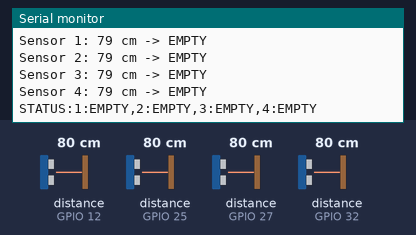
This sketch was run on a simulated ESP32. Shown: the last lines printed to the serial monitor. Wiring (inferred from the names in the program): 4 × ultrasonic range finder: trigger GPIO 13, echo GPIO 12 / trigger GPIO 14, echo GPIO 27 / trigger GPIO 26, echo GPIO 25 / trigger GPIO 33, echo GPIO 32. The inputs (shaded band) are chosen by the test bench; at power-on: distance to the obstacle (sensors on GPIO 12, GPIO 25, GPIO 27, GPIO 32) 80 cm. The echo pulse lasts 58.3 µs per cm; WiFi joins after 1.5 s; servers stay silent unless stated.

Above: at 2.7 s.
2.8 s: distance to the obstacle (sensor on GPIO 12) set to 63 cm
4.3 s: distance to the obstacle (sensor on GPIO 12) set to 56 cm
At 5.1 s:
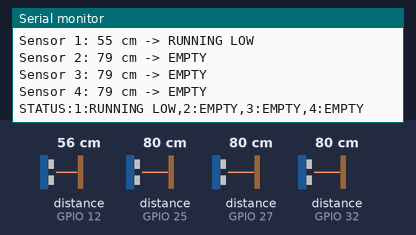
6.2 s: distance to the obstacle (sensor on GPIO 25) set to 66 cm
At 6.7 s:
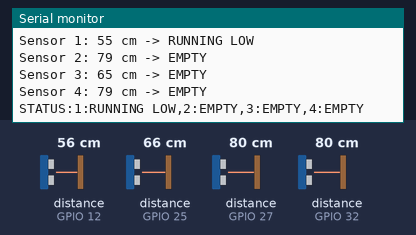
7.7 s: distance to the obstacle (sensor on GPIO 25) set to 55 cm
At 8.3 s:
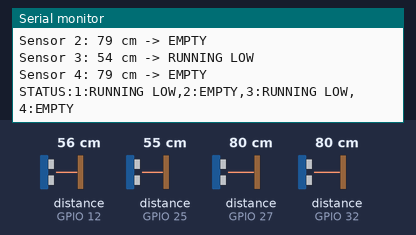
9.9 s: distance to the obstacle (sensor on GPIO 27) set to 65 cm
11.4 s: distance to the obstacle (sensor on GPIO 27) set to 56 cm
At 12.0 s:
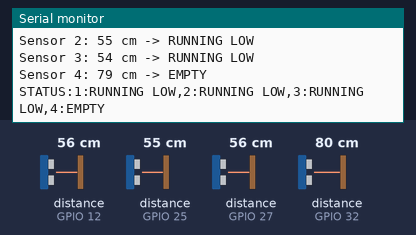
Timing chart, 0 to 14.4 s (numbered marks = the images above; inputs shaded):
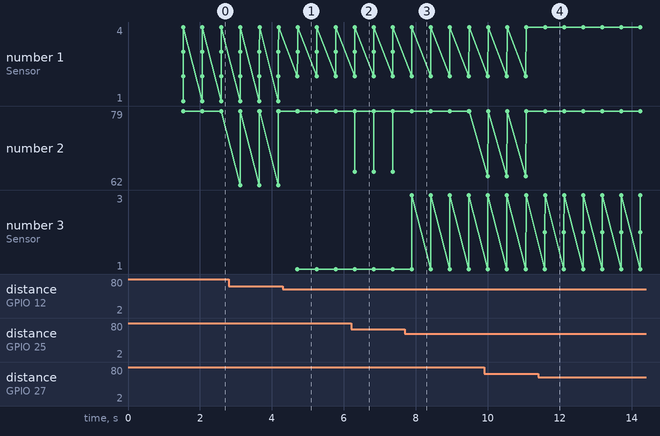

The sketch:

4ULTRASONIC-ESP32.ino
```cpp
// =====================================
// ESP32 4x Ultrasonic Sensor Monitor
// Board: ESP32 Dev Module (38 pins)
// Sends data over WiFi so FurFoods website can show real-time status
// =====================================

#include <WiFi.h>
#include <WebServer.h>

// -------- WIFI: CHANGE THESE TO YOUR NETWORK --------
#define WIFI_SSID      "HUAWEI-2.4G-6Mg3"      // Your WiFi network name
#define WIFI_PASSWORD  "gZGGB44Y"  // Your WiFi password

// -------- PIN DEFINITIONS --------
#define TRIG1 13
#define ECHO1 12

#define TRIG2 14
#define ECHO2 27

#define TRIG3 26
#define ECHO3 25

#define TRIG4 33
#define ECHO4 32

// -------- WEB SERVER --------
WebServer server(80);

// Latest status for each container (updated in loop, read by server)
String status1 = "FULL";
String status2 = "FULL";
String status3 = "FULL";
String status4 = "FULL";

// -------- FUNCTION TO READ DISTANCE --------
long readUltrasonic(int trigPin, int echoPin) {
  digitalWrite(trigPin, LOW);
  delayMicroseconds(2);

  digitalWrite(trigPin, HIGH);
  delayMicroseconds(10);
  digitalWrite(trigPin, LOW);

  long duration = pulseIn(echoPin, HIGH, 30000); // timeout 30ms
  if (duration == 0) return -1; // no echo

  long distance = duration * 0.034 / 2;
  return distance;
}

// -------- FUNCTION TO CHECK STATUS --------
// 60+ cm = EMPTY, 10-59 cm = RUNNING LOW, <10 cm = FULL
String getStatus(long distance) {
  if (distance >= 60) {
    return "EMPTY";
  }
  else if (distance >= 10 && distance <= 59) {
    return "RUNNING LOW";
  }
  else {
    return "FULL";
  }
}

// -------- API: JSON for FurFoods website (with CORS for browser) --------
void handleApiLevels() {
  server.sendHeader("Access-Control-Allow-Origin", "*");
  server.sendHeader("Access-Control-Allow-Methods", "GET, OPTIONS");
  server.sendHeader("Access-Control-Allow-Headers", "Content-Type");
#if defined(HTTP_OPTIONS)
  if (server.method() == HTTP_OPTIONS) {
    server.send(204);
    return;
  }
#endif
  server.send(200, "application/json",
    "{\"1\":\"" + status1 + "\",\"2\":\"" + status2 + "\",\"3\":\"" + status3 + "\",\"4\":\"" + status4 + "\"}");
}

// -------- SIMPLE INFO PAGE (shows IP so you can type it in the website) --------
void handleRoot() {
  String html = "<!DOCTYPE html><html><head><meta charset=\"UTF-8\"><title>FurFoods ESP32</title></head><body style=\"font-family:sans-serif;padding:2rem;\">";
  html += "<h1>FurFoods – Product Monitoring</h1>";
  html += "<p>ESP32 is connected. Use this IP address in the FurFoods website:</p>";
  html += "<p style=\"font-size:1.5rem;font-weight:bold;color:#166534;\">" + WiFi.localIP().toString() + "</p>";
  html += "<p>API: <a href=\"/api/levels\">/api/levels</a> (JSON)</p>";
  html += "<p>Current status: 1=" + status1 + ", 2=" + status2 + ", 3=" + status3 + ", 4=" + status4 + "</p>";
  html += "</body></html>";
  server.send(200, "text/html; charset=utf-8", html);
}

void setup() {
  Serial.begin(115200);

  pinMode(TRIG1, OUTPUT);
  pinMode(ECHO1, INPUT);
  pinMode(TRIG2, OUTPUT);
  pinMode(ECHO2, INPUT);
  pinMode(TRIG3, OUTPUT);
  pinMode(ECHO3, INPUT);
  pinMode(TRIG4, OUTPUT);
  pinMode(ECHO4, INPUT);

  Serial.println("");
  Serial.println("FurFoods ESP32 – 4 Ultrasonic Sensors");
  Serial.println("Connecting to WiFi: " + String(WIFI_SSID));

  WiFi.mode(WIFI_STA);
  WiFi.begin(WIFI_SSID, WIFI_PASSWORD);

  int attempts = 0;
  while (WiFi.status() != WL_CONNECTED && attempts < 30) {
    delay(500);
    Serial.print(".");
    attempts++;
  }
  Serial.println("");

  if (WiFi.status() != WL_CONNECTED) {
    Serial.println("WiFi failed. Check SSID and password. Retrying in loop...");
  } else {
    Serial.println("WiFi connected.");
    Serial.println("IP address: " + WiFi.localIP().toString());
    Serial.println("Open this in a browser to see the IP, or use it in FurFoods Product Monitoring.");
  }

  server.on("/", handleRoot);
  server.on("/api/levels", handleApiLevels);
  server.onNotFound([]() {
    server.sendHeader("Access-Control-Allow-Origin", "*");
    server.send(404, "text/plain", "Not found");
  });
  server.begin();
  Serial.println("Web server started.");
}

void loop() {
  // Read all 4 sensors and update status
  long d1 = readUltrasonic(TRIG1, ECHO1);
  long d2 = readUltrasonic(TRIG2, ECHO2);
  long d3 = readUltrasonic(TRIG3, ECHO3);
  long d4 = readUltrasonic(TRIG4, ECHO4);

  status1 = getStatus(d1);
  status2 = getStatus(d2);
  status3 = getStatus(d3);
  status4 = getStatus(d4);

  // Serial output (optional; comment out if you don't need it)
  Serial.println("--------------------------------");
  Serial.print("Sensor 1: "); Serial.print(d1); Serial.print(" cm -> "); Serial.println(status1);
  Serial.print("Sensor 2: "); Serial.print(d2); Serial.print(" cm -> "); Serial.println(status2);
  Serial.print("Sensor 3: "); Serial.print(d3); Serial.print(" cm -> "); Serial.println(status3);
  Serial.print("Sensor 4: "); Serial.print(d4); Serial.print(" cm -> "); Serial.println(status4);
  Serial.print("STATUS:"); Serial.print("1:"); Serial.print(status1); Serial.print(",2:"); Serial.print(status2);
  Serial.print(",3:"); Serial.print(status3); Serial.print(",4:"); Serial.println(status4);

  // Handle HTTP requests (website will call /api/levels)
  server.handleClient();

  delay(500);
}
```

Measured:
- the behaviour switches between 61 and 60 cm on distance to the obstacle (sensor on GPIO 12) (found by bisection; images 0 and 1)
- the behaviour switches between 61 and 60 cm on distance to the obstacle (sensor on GPIO 25) (found by bisection; images 2 and 3)
- the behaviour switches between 61 and 60 cm on distance to the obstacle (sensor on GPIO 27) (found by bisection; images 3 and 4)
- after the input at 4.3 s, the serial monitor: prints a new line after 0.41 s (image 1)
- after the input at 6.2 s, the serial monitor: prints a new line after 0.10 s (image 2)
- after the input at 7.7 s, the serial monitor: prints a new line after 0.19 s (image 3)
- after the input at 11.4 s, the serial monitor: prints a new line after 0.19 s (image 4)
